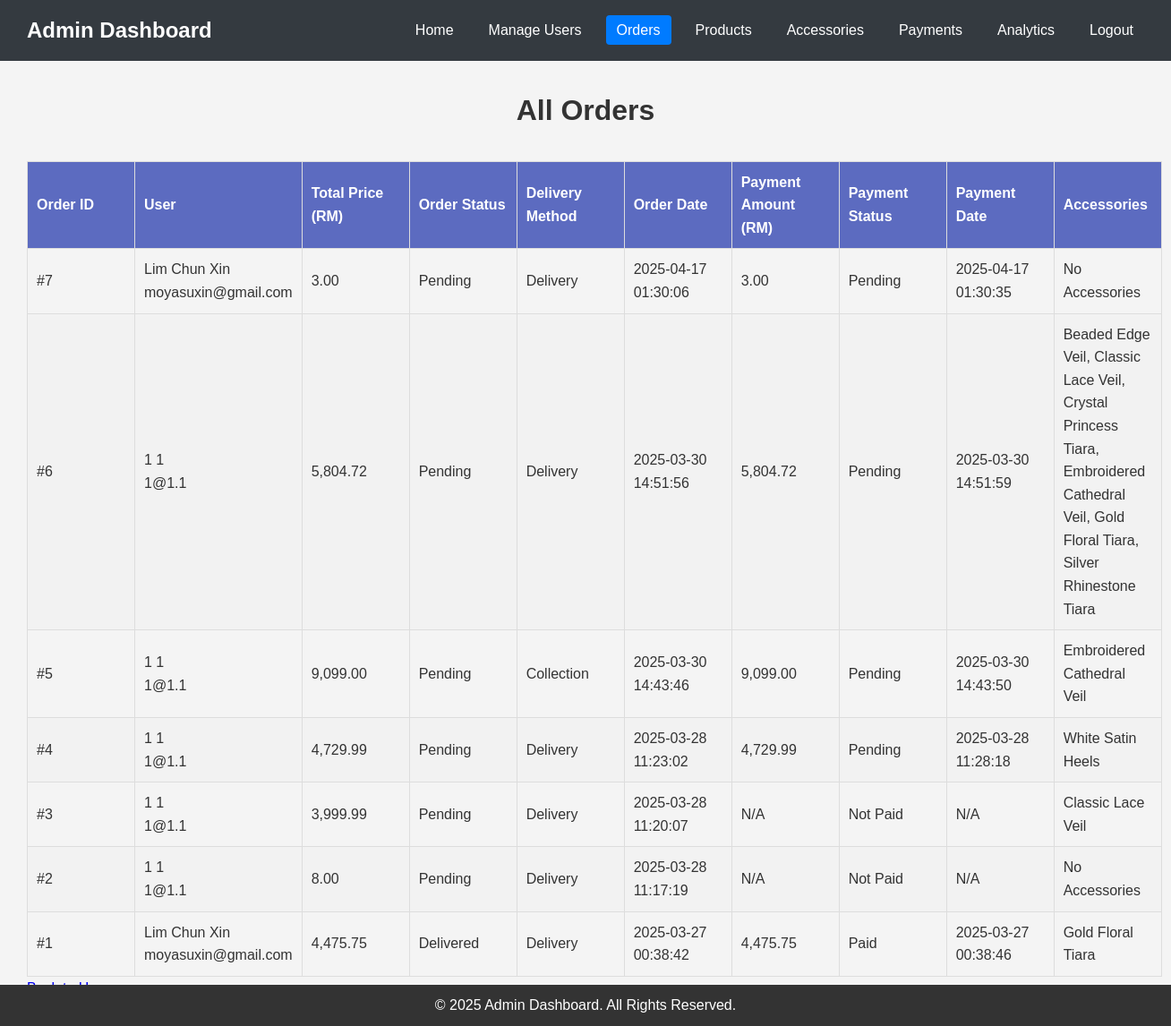
/admin/adminpage/orders.php, run on the app's committed database.
### tables this page shows
CREATE TABLE `orders` (
  `id` int(11) NOT NULL,
  `user_id` int(11) DEFAULT NULL,
  `total_price` decimal(10,2) NOT NULL,
  `delivery_method` enum('Delivery','Collection') NOT NULL,
  `status` enum('Pending','Processing','Shipped','Delivered','Cancelled') DEFAULT 'Pending',
  `created_at` timestamp NOT NULL DEFAULT current_timestamp()
);

CREATE TABLE `users` (
  `id` int(11) NOT NULL,
  `username` varchar(50) NOT NULL,
  `first_name` varchar(50) NOT NULL,
  `last_name` varchar(50) NOT NULL,
  `email` varchar(100) NOT NULL,
  `phone_number` varchar(20) NOT NULL,
  `address` text NOT NULL,
  `password` varchar(255) NOT NULL,
  `created_at` timestamp NOT NULL DEFAULT current_timestamp(),
  `safe_key_question` varchar(255) NOT NULL,
  `safe_key_answer` varchar(255) NOT NULL,
  `role` enum('admin','user') NOT NULL DEFAULT 'user'
);

### admin/adminpage/orders.php (the view, shortened to what this page needs)
<?php
include __DIR__ . "../../../backend/db_connect.php";
$sql = "SELECT o.id AS order_id,
               o.user_id,
               o.total_price,
               o.status,
               o.delivery_method, -- Added delivery_method
               o.created_at,
               MAX(p.amount) AS payment_amount,
               MAX(p.status) AS payment_status,
               MAX(p.created_at) AS payment_date,
               GROUP_CONCAT(DISTINCT a.name SEPARATOR ', ') AS accessories,
               u.first_name,
               u.last_name,
               u.email
        FROM orders o
        LEFT JOIN payments p ON o.id = p.order_id
        LEFT JOIN order_accessories oa ON o.id = oa.order_id
        LEFT JOIN accessories a ON oa.accessory_id = a.id
        LEFT JOIN users u ON o.user_id = u.id
        GROUP BY o.id
        ORDER BY o.created_at DESC";
$stmt = $conn->prepare($sql);
$stmt->execute();
$orders_result = $stmt->get_result();
?>
<!DOCTYPE html>
<html lang="en">
<head>
    <link rel="stylesheet" href="../adminstyle/orders.css">
</head>
<body>
    <header>
        <div class="logo">
            <h1>Admin Dashboard</h1>
        </div>
        <nav>
            <ul>
                <li><a href="/BackendWebDev/admin/adminpage/MainPage.php">Home</a></li>
                <li><a href="manageUsers.php">Manage Users</a></li>
                <li><a href="orders.php" class="active">Orders</a></li>
                <li><a href="products.php">Products</a></li>
                <li><a href="accessories.php">Accessories</a></li>
                <li><a href="payments.php">Payments</a></li>
                <li><a href="analytics.php">Analytics</a></li>
                <li><a href="../../backend/admin/authenticate/logout.php">Logout</a></li>
            </ul>
        </nav>
    </header>
    <section class="order-management">
        <h2>All Orders</h2>
        <?php if ($orders_result->num_rows > 0): ?>
        <table>
            <thead>
                <tr>
                    <th>Order ID</th>
                    <th>User</th>
                    <th>Total Price (RM)</th>
                    <th>Order Status</th>
                    <th>Delivery Method</th>
                    <th>Order Date</th>
                    <th>Payment Amount (RM)</th>
                    <th>Payment Status</th>
                    <th>Payment Date</th>
                    <th>Accessories</th>
                </tr>
            </thead>
            <tbody>
                <?php while ($order = $orders_result->fetch_assoc()): ?>
                <tr>
                    <td>#<?php echo $order['order_id']; ?></td>
                    <td><?php echo $order['first_name'] . " " . $order['last_name']; ?><br>
                        <?php echo $order['email']; ?></td>
                    <td><?php echo number_format($order['total_price'], 2); ?></td>
                    <td><?php echo $order['status']; ?></td>
                    <td><?php echo $order['delivery_method']; ?></td>
                    <td><?php echo $order['created_at']; ?></td>
                    <td><?php echo $order['payment_amount'] ? number_format($order['payment_amount'], 2) : 'N/A'; ?>
                    </td>
                    <td><?php echo $order['payment_status'] ? $order['payment_status'] : 'Not Paid'; ?></td>
                    <td><?php echo $order['payment_date'] ? $order['payment_date'] : 'N/A'; ?></td>
                    <td><?php echo $order['accessories'] ? $order['accessories'] : 'No Accessories'; ?></td>
                </tr>
                <?php endwhile; ?>
            </tbody>
        </table>
        <?php else: ?>
        <p>No orders found.</p>
        <?php endif; ?>
        <a href="MainPage.php">Back to Home</a>
    </section>
    <footer>
        <p>&copy; 2025 Admin Dashboard. All Rights Reserved.</p>
    </footer>
</body>
</html>

### admin/adminstyle/orders.css (style rules this page uses)
* { margin: 0; padding: 0; box-sizing: border-box; }
body { font-family: Arial, sans-serif; background-color: #f4f4f4; color: #333; line-height: 1.6; }
header { background-color: #343a40; color: #fff; padding: 15px 30px; display: flex; justify-content: space-between; align-items: center; }
header .logo h1 { font-size: 24px; }
nav ul { list-style: none; display: flex; gap: 15px; }
nav ul li a { color: #fff; text-decoration: none; padding: 8px 12px; border-radius: 4px; transition: background-color 0.3s; }
nav ul li a.active { background-color: #007bff; color: #fff; }
.order-management { margin: 30px; }
.order-management h2 { text-align: center; font-size: 2em; color: #333; margin-bottom: 30px; }
table { width: 100%; border-collapse: collapse; margin-top: 20px; }
table th, table td { padding: 10px; text-align: left; border: 1px solid #ddd; font-size: 1em; }
table th { background-color: #5C6BC0; color: white; }
table tr:nth-child(even) { background-color: #f2f2f2; }
table td, table th { min-width: 120px; }
footer { background-color: #333; color: white; text-align: center; padding: 10px 0; position: fixed; bottom: 0; width: 100%; }

### data on the page
orders: id "7", user.first_name "Lim", user.last_name "Chun Xin", user.email "moyasuxin@gmail.com", total_price "3.00", status "Pending", delivery_method "Delivery", created_at "2025-04-17 01:30:06", payment_amount "3.00", payment_status "Pending", payment_date "2025-04-17 01:30:35", shows "No Accessories"
orders: id "6", user.first_name "1", user.last_name "1", user.email "1@1.1", total_price "5,804.72", status "Pending", delivery_method "Delivery", created_at "2025-03-30 14:51:56", payment_amount "5,804.72", payment_status "Pending", payment_date "2025-03-30 14:51:59", accessories "Beaded Edge Veil, Classic Lace Veil, Crystal Princess Tiara, Embroidered Cathedral Veil, Gold Floral Tiara, Silver Rhinestone Tiara"
orders: id "5", user.first_name "1", user.last_name "1", user.email "1@1.1", total_price "9,099.00", status "Pending", delivery_method "Collection", created_at "2025-03-30 14:43:46", payment_amount "9,099.00", payment_status "Pending", payment_date "2025-03-30 14:43:50", accessories "Embroidered Cathedral Veil"
orders: id "4", user.first_name "1", user.last_name "1", user.email "1@1.1", total_price "4,729.99", status "Pending", delivery_method "Delivery", created_at "2025-03-28 11:23:02", payment_amount "4,729.99", payment_status "Pending", payment_date "2025-03-28 11:28:18", accessories "White Satin Heels"
orders: id "3", user.first_name "1", user.last_name "1", user.email "1@1.1", total_price "3,999.99", status "Pending", delivery_method "Delivery", created_at "2025-03-28 11:20:07", shows "N/A", shows "Not Paid", accessories "Classic Lace Veil"
orders: id "2", user.first_name "1", user.last_name "1", user.email "1@1.1", total_price "8.00", status "Pending", delivery_method "Delivery", created_at "2025-03-28 11:17:19", shows "N/A", shows "Not Paid", shows "No Accessories"
orders: id "1", user.first_name "Lim", user.last_name "Chun Xin", user.email "moyasuxin@gmail.com", total_price "4,475.75", status "Delivered", delivery_method "Delivery", created_at "2025-03-27 00:38:42", payment_amount "4,475.75", payment_status "Paid", payment_date "2025-03-27 00:38:46", accessories "Gold Floral Tiara"
